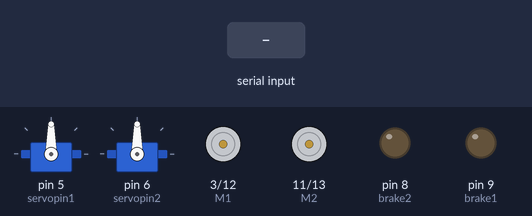
A sketch run on a simulated Arduino Uno, built with avr-gcc and run on an emulated ATmega328P. Parts: 2 × servo, direction and speed pins drawn as motors (green arrow = direction pin HIGH = forward, orange = LOW = backward, longer = more drive), output pins drawn as LEDs (lit = HIGH). The test bench sets the inputs (shaded band).

Above: at 1.2 s.
1.3 s: "w" received over Serial
2.8 s: "s" received over Serial
At 4.0 s:
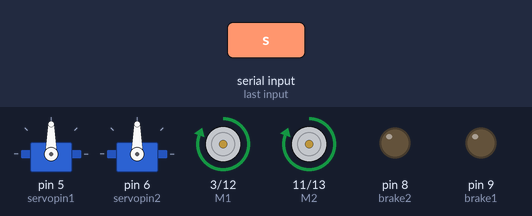
4.3 s: "a" received over Serial
At 5.0 s:
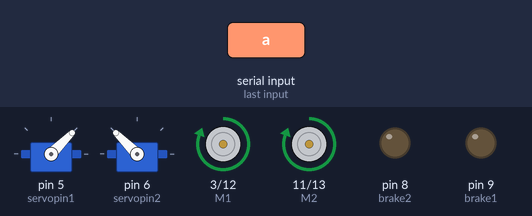
5.9 s: byte 122 ('z') received over Serial
At 6.6 s:
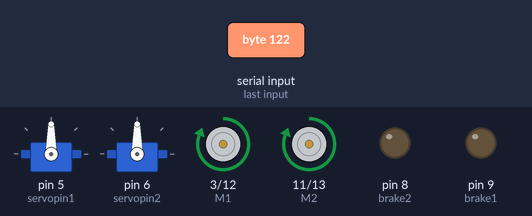
7.4 s: "d" received over Serial
At 8.5 s:
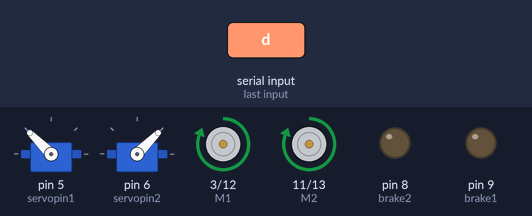
9.0 s: byte 90 ('Z') received over Serial
At 10.2 s:
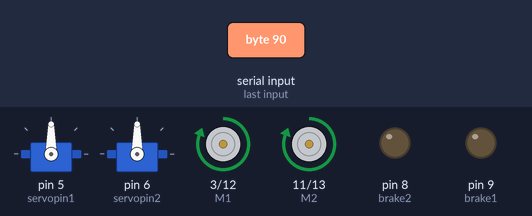
Timing chart, 0 to 11.5 s (numbered marks = the images above; inputs shaded):
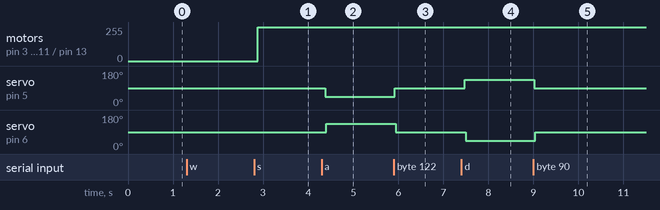

The sketch:

rc-car-control.ino
```cpp
#include <Servo.h>    //library needed for servo control

Servo servo1;
Servo servo2;

//pins
int M1 = 3;   // motor 1 speed - PWM
int M2 = 11;   // motor 2 speed - PWM
int E1 = 12;   // motor 1 direction - digital
int E2 = 13;   // motor 2 direction - digital
int servopin1 = 5;  //servo pin1 - PWM
int servopin2 = 6;  //servo pin2 - PWM
int brake1 = 9; //stops the motor with a high output
int brake2 = 8;   //stops the motor with a high output
int I1 = 14;  //read the current draw of the motor 1
int I2 = 15;  //read the current draw of motor 2

//variables
char val;
boolean reverseFlag;
int speedy = 80; //255 is maximum speed and minimum which is stop, is 0


void setup()
{
  //setup pins
  pinMode(M1, OUTPUT);
  pinMode(M2, OUTPUT);
  pinMode(E1, OUTPUT);
  pinMode(E2, OUTPUT);
  pinMode(brake1, OUTPUT);
  pinMode(brake2, OUTPUT);
  pinMode(I1, INPUT);
  pinMode(I2, INPUT);

  //setup servos
  servo1.attach(servopin1);
  servo2.attach(servopin2);
  servo1.write(90);
  servo2.write(90);

  //setup bluetooth
  Serial.begin(9600);
}

void loop()
{
  //int power = (I1*12)+(I2*12);    //send the power draw every time the program loops
  //Serial.write(power);

  val = '!';    //resets the value read from the app so that it doesn't just loop
  if (Serial.available() > 0)   //checks for serial input
  {
    val = Serial.read();       // this will read and save the value as String (easier to convert into int)
    delay(20);
    servoReset();
    delay(20);
    switch (val) // Perform an action depending on the command (will look through to see what was sent)
    {
      case 'w'://Move Forward
      case 'W':
        reverseFlag = false;
        forward (speedy);  // this will make the car go forward with the speed of each motor the parameters
        break;
      case 's'://Move Backwards
      case 'S':
        reverseFlag = true;
        reverse (speedy);  // this will make the car go backwards with the speed of each motor the parameters
        break;
      case 'a'://Turn Left
      case 'A':
        left();
        break;
      case 'd'://Turn Right
      case 'D':
        right();
        break;
      case 'q': //stop
      case 'Q':
        brake();
        break;
      case 'z':   //speedup
      case 'Z':
        speedup();
        if(reverseFlag)
        {
          reverse(speedy);
        }
        else
        {
          forward(speedy);
        }
        break;
      case 'x':   //slowdown
      case 'X':
        slowdown();
        if(reverseFlag)
        {
          reverse(speedy);
        }
        else
        {
          forward(speedy);
        }
        break;
      default:
        break;
    }
  }
}

/*
 * stops the motors using the 'brake' pins of the driver board
 */
void brake(void)
{
  digitalWrite(brake1, HIGH); // the low here is to set the voltage for E1 to low, as in 0V cause it's the LOW value.
  digitalWrite(brake2, HIGH); // the low here is to set the voltage for E2 to low, as in 0V cause it's the LOW value.
  speedy = 80;
}

/*
 * sets motors in forward direction (low)
 * inputs the desired speed of the motors (0 to 255)
 */
void forward(int a)
{
  digitalWrite(brake1, LOW);  //ensures the brake is disabled
  digitalWrite(brake2, LOW);

  digitalWrite(E1, LOW);    // low => forward
  analogWrite(M1, a);  // sets motor1 to speed A
  digitalWrite(E2, LOW);    // low => forward
  analogWrite(M2, a);  // sets motor2 to speed B
}

/*
 * sets motors in reverse direction (high)
 * inputs the desired speed of the motors (0 to 255)
 */
void reverse(int a)
{
  digitalWrite(brake1, LOW);  //ensures the brake is disabled
  digitalWrite(brake2, LOW);

  digitalWrite(E1, HIGH);    // high => reverse
  analogWrite(M1, a);  // sets motor1 to speed A
  digitalWrite(E2, HIGH);    // high => reverse
  analogWrite(M2, a);  // sets motor2 to speed B
}


/*
 * increases the speed of the motors
 * speed in synchronous
 * increments the variable representing the speed by a set value
 */
void speedup(void)
{
    if(speedy < 250)    //255 is max speed, want to keep it in multiples of 10
    {
      speedy += 10;
    }
    else{}
}

/*
 * decreases the speed of the motors
 * speed in synchronous
 * decriments the variable representing the speed by a set value
 */
void slowdown(void)
{
    if(speedy > 20)   //motors stall under 20
    {
      speedy -= 10;
    }
    else{}
}


  /*
 * resets the servos to 90 degrees
 */
  void servoReset(void)
  {
    servo1.write(90);
    delay(20);
    servo2.write(90);
    delay(20);
  }

    /*
 * this will turn the car to the right using servos with PWM
 * uses the Arduino Servo library
  */
  void right(void)
  {
     servo1.write(135);
     delay(20);
     servo2.write(45);
     delay(20);
  }

  /*
   * this will turn the car to the left using servos with PWM
   * uses the Arduino Servo library
   * the inverse of the right(void) function
   */
  void left(void)
  {
     servo1.write(45);
     delay(20);
     servo2.write(135);
     delay(20);
  }
```

Measured:
- after the input at 2.8 s, motor on pin 3 (M1) / pin 12 (E1), motor on pin 11 (M2) / pin 13 (E2): stopped → forward 255/255 after 0.08 s
- after the input at 4.3 s, servo on pin 5 (servopin1): 90° → 45° after 0.08 s; servo on pin 6 (servopin2): 90° → 135° after 0.10 s
- after the input at 5.9 s, servo on pin 5 (servopin1): 45° → 90° at once; servo on pin 6 (servopin2): 135° → 90° at once
- after the input at 7.4 s, servo on pin 5 (servopin1): 90° → 135° after 0.08 s; servo on pin 6 (servopin2): 90° → 45° after 0.10 s
- after the input at 9.0 s, servo on pin 5 (servopin1): 135° → 90° at once; servo on pin 6 (servopin2): 45° → 90° at once
